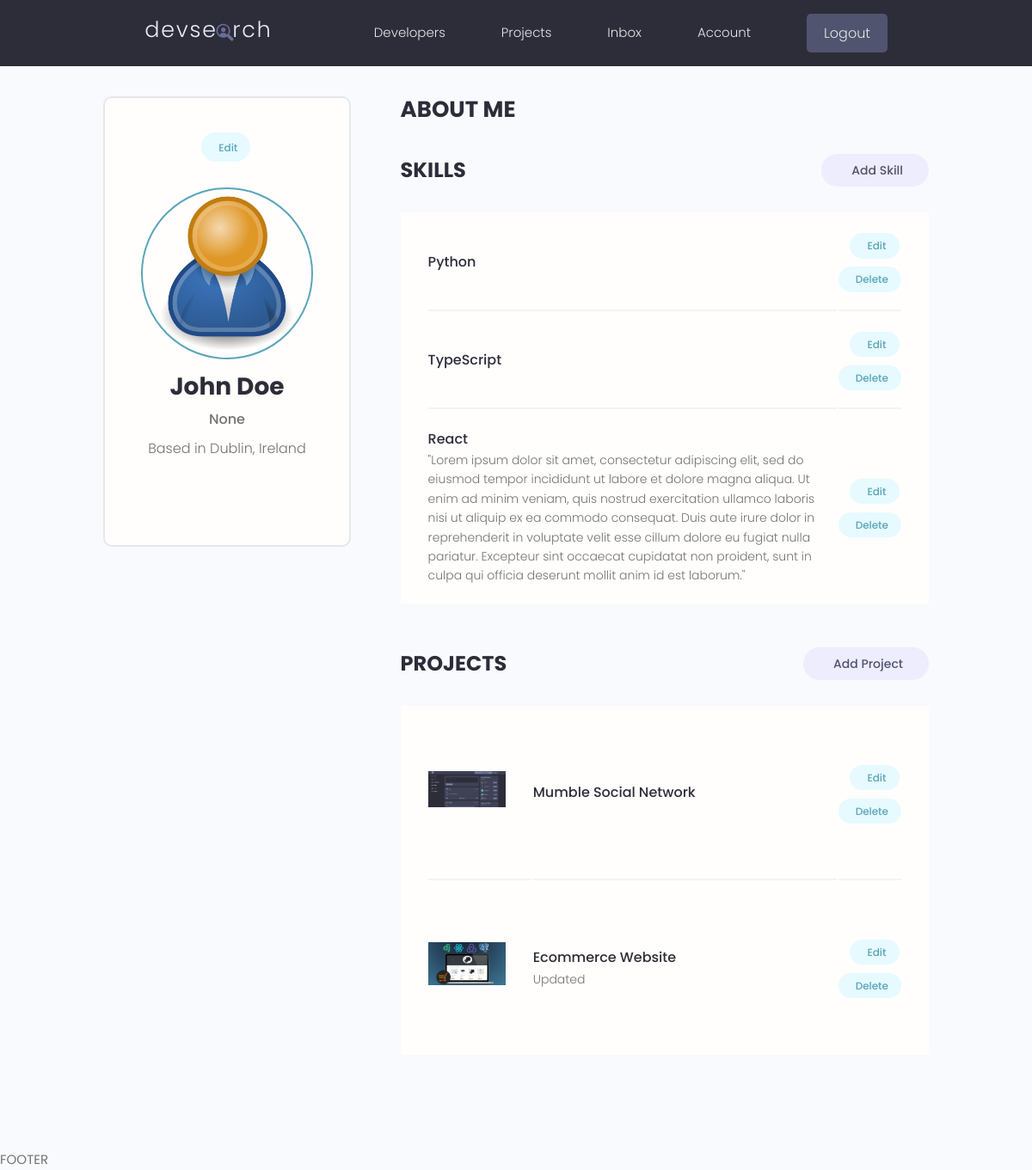
/account/ (signed in), run on the app's committed database.
### users/models.py (models this page shows, shortened)
class Profile(models.Model):
  user = models.OneToOneField(User, on_delete=models.CASCADE, null=True, blank=True)
  name = models.CharField(max_length=200, blank=True, null=True)
  email = models.EmailField(max_length=500, blank=True, null=True)
  username = models.CharField(max_length=200, blank=True, null=True)
  location = models.CharField(max_length=200, blank=True, null=True)
  short_intro = models.CharField(max_length=500, blank=True, null=True)
  bio = models.TextField(blank=True, null=True)
  profile_image = models.ImageField(null=True, blank=True, upload_to='profiles/', default="profiles/user-default.png")
  social_github = models.CharField(max_length=500, null=True, blank=True)
  social_twitter = models.CharField(max_length=500, null=True, blank=True)
  social_linkedin = models.CharField(max_length=500, null=True, blank=True)
  social_youtube = models.CharField(max_length=500, null=True, blank=True)
  social_website = models.CharField(max_length=500, null=True, blank=True)
  created = models.DateTimeField(auto_now_add=True)
  id = models.UUIDField(default=uuid.uuid4, unique=True, primary_key=True, editable=False)

class Skill(models.Model):
  owner = models.ForeignKey(Profile, on_delete=models.CASCADE, null=True, blank=True)
  name = models.CharField(max_length=500, null=True, blank=True)
  description = models.TextField(null=True, blank=True)
  created = models.DateTimeField(auto_now_add=True)
  id = models.UUIDField(default=uuid.uuid4, unique=True, primary_key=True, editable=False)

### projects/models.py (models this page shows, shortened)
class Project(models.Model):
    owner = models.ForeignKey(Profile, null=True, blank=True, on_delete=models.SET_NULL)
    title = models.CharField(max_length=200)
    description = models.TextField(null=True, blank=True)
    featured_image = models.ImageField(null=True, blank=True, default="default.jpg")
    demo_link = models.CharField(max_length=2000, null=True, blank=True)
    source_link = models.CharField(max_length=2000, null=True, blank=True)
    tags = models.ManyToManyField('Tag', blank=True)
    vote_total = models.IntegerField(default=0, null=True, blank=True)
    vote_ratio = models.IntegerField(default=0, null=True, blank=True)
    created = models.DateTimeField(auto_now_add=True)
    id = models.UUIDField(default=uuid.uuid4, unique=True, primary_key=True, editable=False)
    class Meta:
        ordering = ['-vote_ratio', '-vote_total', 'title']

### users/views.py (the view)
# urls.py: path('account/', views.userAccount, name='account'),
@login_required(login_url='login')
def userAccount(request):
  profile = request.user.profile
  skills = profile.skill_set.all()
  projects = profile.project_set.all()
  context = {
    'profile': profile,
    'skills': skills,
    'projects': projects,
    }
  return render(request, 'users/account.html', context)

### users/templates/users/account.html (shortened to what this page needs)
{% extends 'main.html' %}
{% load static %}
{% block content %}
  <main class="settingsPage profile my-md">
    <div class="container">
      <div class="layout">
        <div class="column column--1of3">
          <div class="card text-center">
            <div class="card__body dev">
              <a class="tag tag--pill tag--main settings__btn" href="{% url 'edit-account' %}"> Edit</a>
              <img class="avatar avatar--xl dev__avatar" src="{{profile.profile_image.url}}" />
              <h2 class="dev__name">{{profile.name}}</h2>
              <p class="dev__title">{{profile.short_intro}}</p>
              <p class="dev__location">Based in {{ profile.location }}</p>
            </div>
          </div>
        </div>
        <div class="column column--2of3">
          <div class="devInfo">
            <h3 class="devInfo__title">About Me</h3>
          </div>
          <div class="settings">
            <h3 class="settings__title">Skills</h3>
            <a class="tag tag--pill tag--sub settings__btn tag--lg" href="{% url 'create-skill' %}"> Add Skill</a>
          </div>
          <table class="settings__table">
            {% for skill in skills %}
            <tr>
              <td class="settings__tableInfo">
                <h4>{{skill.name}}</h4>
                <p>
                  {{skill.description}}
                </p>
              </td>
              <td class="settings__tableActions">
                <a class="tag tag--pill tag--main settings__btn" href="{% url 'update-skill' skill.id %}"> Edit</a>
                <a class="tag tag--pill tag--main settings__btn" href="{% url 'delete-skill' skill.id %}?next=/account">
                  Delete</a>
              </td>
            </tr>
            {% endfor %}
          </table>
          <div class="settings">
            <h3 class="settings__title">Projects</h3>
            <a class="tag tag--pill tag--sub settings__btn tag--lg" href="{% url 'create-project' %}"> Add Project</a>
          </div>
          <table class="settings__table">
            {% for project in projects %}
              <tr>
                <td class="settings__thumbnail">
                  <a href="{% url 'project' project.id %}"><img src="{{project.featured_image.url}}" alt="Project Thumbnail" /></a>
                </td>
                <td class="settings__tableInfo">
                  <a href="{% url 'project' project.id %}">{{project.title}}</a>
                  <p>
                    {{project.description|slice:"150"}}
                  </p>
                </td>
                <td class="settings__tableActions">
                  <a class="tag tag--pill tag--main settings__btn" href="{% url 'update-project' project.id %}"> Edit</a>
                  <a class="tag tag--pill tag--main settings__btn" href="{% url 'delete-project' project.id  %}?next=/account">
                    Delete</a>
                </td>
              </tr>
            {% endfor %}
          </table>
        </div>
      </div>
    </div>
  </main>
{% endblock content %}

### static/styles/app.css (style rules this page uses)
:root { --color-sub: #2d2d39; }
.card { border: 2px solid var(--color-light); }
img { width: 100%; }
.profile .card > .dev { padding: 4rem; }
.dev__avatar { display: block; margin: auto; }
.dev__name { color: var(--color-sub); font-size: 2.8rem; font-weight: 700; margin-top: 1rem; margin-bottom: 0.5rem; }
.dev__title { font-size: 1.6rem; font-weight: 500; line-height: 1.3; }
.dev__location { margin-top: 1rem; }
.devInfo { margin-bottom: 3rem; }
.devInfo__title, .devInfo__subtitle { font-size: 2.6rem; color: var(--color-sub); text-transform: uppercase; font-weight: 700; margin-bottom: 1.5rem; }
.settingsPage .dev > .settings__btn { display: inline-block; margin-bottom: 3rem; }
.settings { display: flex; justify-content: space-between; align-items: center; }
.settings__title { font-size: 2.4rem; text-transform: uppercase; font-weight: 700; color: var(--color-sub); }
.settings__table { margin-top: 3rem; margin-bottom: 5rem; padding: 0 3rem; background: var(--color-white); }
.settings__table tr { width: 100%; }
.settings__table tr > td { padding: 2rem 0; }
.settings__table tr:not(:last-child) td { border-bottom: 2px solid var(--color-white-light); }
.settings__thumbnail { width: 23%; min-width: 10rem; }
.settings__thumbnail img { padding-right: 3rem; height: 15rem; object-fit: contain; }
.settings__tableInfo { width: 100%; }
.settings__tableInfo h4, .settings__tableInfo a { padding-right: 1rem; width: auto; font-size: 1.6rem; font-weight: 500; color: var(--color-sub); }
.settings__tableInfo p { font-size: 1.4rem; }
.settings__tableActions { text-align: right; }

### static/uikit/styles/modules/_variables.css (style rules this page uses)
:root { --color-main: #5aa5b9; --color-main-light: #e6faff; --color-sub: #3f4156; --color-sub-light: #51546e; --color-sub-lighter: #ededfd; --color-text: #737373; --color-gray: #8b8b8b; --color-light: #e5e7eb; --color-light-gray: #767676; --color-bg: #f8fafd; --color-white: #fffefd; --color-white-light: #f3f3f3; --color-success: #359e64; --color-success-bg: #def8e8; --color-error: #fc4b0b; --color-error-bg: #fff2ee; --font-base: 'Poppins', arial, helvetica, 'Segoe UI', roboto, ubuntu, sans-serif; --font-monospace: 'Fira Code', 'Courier New', courier, monospace; --font-regular: 300; --font-medium: 500; --font-bold: 700; --generic-shadow: 1px 1px 5px #00000010; --generic-transition: all 0.3s ease-in-out; }

### static/uikit/styles/modules/_base.css (style rules this page uses)
* { margin: 0; padding: 0; box-sizing: border-box; text-rendering: optimizeLegibility; color: inherit; font-size: inherit; }
html { font-size: 50%; }
@media only screen and (min-width: 480px) { html { font-size: 56.25%; } }
@media only screen and (min-width: 1200px) { html { font-size: 62.5%; } }
body { line-height: 1.6; font-weight: 400; font-size: 1.5rem; color: var(--color-text); background-color: var(--color-bg); min-height: 100vh; }

### static/uikit/styles/modules/_typography.css (style rules this page uses)
* { font-family: var(--font-base); }
h2 { font-size: 3.6rem; font-weight: var(--font-bold); }
h3 { font-size: 3.2rem; font-weight: var(--font-medium); }
h4 { font-size: 2.8rem; font-weight: var(--font-medium); }
p, span, strong { font-size: 1.6rem; color: var(--color-text); font-weight: var(--font-regular); }
a { padding-bottom: 2px; text-decoration: none; display: inline-block; color: var(--color-main); font-weight: var(--font-medium); }

### static/uikit/styles/modules/_utilities.css (style rules this page uses)
.container { width: 92%; max-width: 165rem; margin: 0 auto; box-sizing: border-box; }
@media screen and (min-width: 1000px) { .container { width: 90%; } }
@media screen and (min-width: 1200px) { .container { width: 80%; } }
.text-center { text-align: center; }
.my-md { margin: 3rem auto; }

### static/uikit/styles/modules/_avatar.css (style rules this page uses)
.avatar { border-radius: 50%; border: 2px solid var(--color-main); object-fit: cover; }
.avatar--xl { height: 20rem; width: 20rem; }

### static/uikit/styles/modules/_card.css (style rules this page uses)
.card { border-radius: 1rem; background-color: var(--color-white); border: 1.5px solid var(--color-light); width: auto; height: auto; margin-top: 0.5rem; margin-bottom: 0.5rem; overflow: hidden; }
.card__body, .card__header { padding: 2rem 2.5rem; }

### static/uikit/styles/modules/_layout.css (style rules this page uses)
.layout { display: flex; flex-flow: row wrap; justify-content: space-between; }
.layout > .column { margin-bottom: 3rem; }
.layout > .column.column--1of3 { flex-basis: 30%; }
.layout > .column.column--2of3 { flex-basis: 64%; }

### data on the page
Profile: profile_image (placeholder picture), name "John Doe", short_intro "None", location "Dublin, Ireland"
Skill: name "Python"
Skill: name "TypeScript"
Skill: name "React", description "\"Lorem ipsum dolor sit amet, consectetur adipiscing elit, sed do eiusmod tempor incididunt ut labore et dolore magna aliqua. Ut enim ad minim veniam, quis nostrud exercitation ullamco laboris nisi ut aliquip ex ea commodo consequat. Duis aute irure dolor in reprehenderit in voluptate velit esse cillum dolore eu fugiat nulla pariatur. Excepteur sint occaecat cupidatat non proident, sunt in culpa qui officia deserunt mollit anim id est laborum.\""
Project: featured_image (picture), title "Mumble Social Network"
Project: featured_image (picture), title "Ecommerce Website", description "Updated"
